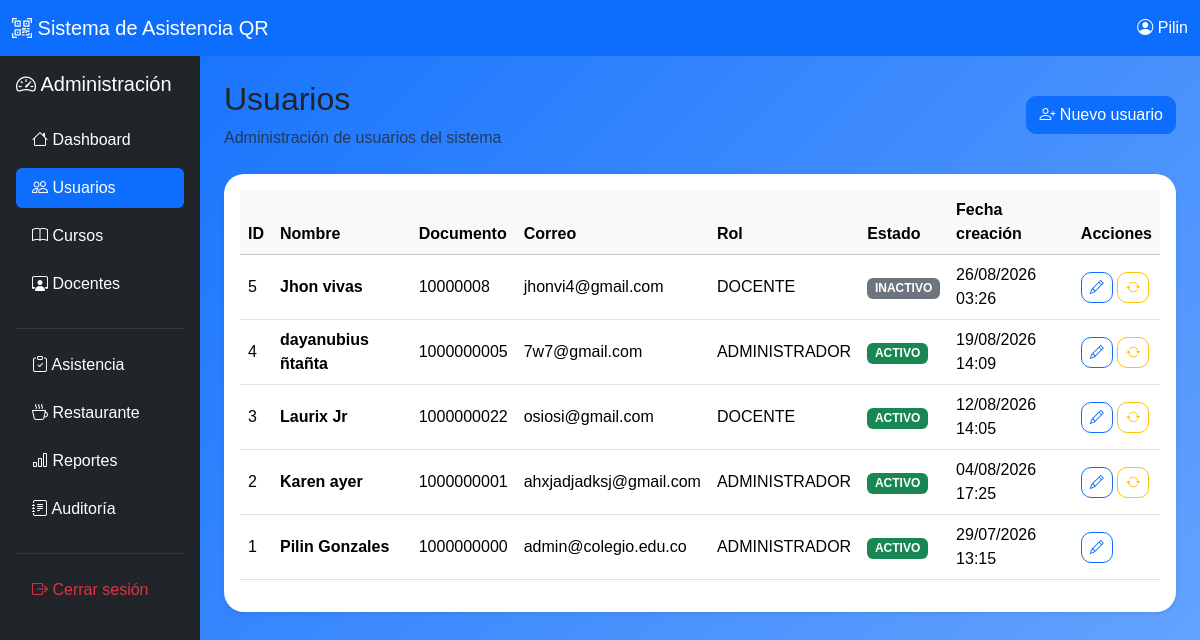
The app's page /admin/usuarios.php (signed in) with its own data.
### tables this page shows
CREATE TABLE `usuarios` (
  `id_usuario` int(11) NOT NULL,
  `id_rol` int(11) NOT NULL,
  `nombres` varchar(100) NOT NULL,
  `apellidos` varchar(100) NOT NULL,
  `documento` varchar(20) NOT NULL,
  `correo` varchar(150) NOT NULL,
  `password` varchar(255) NOT NULL,
  `estado` enum('ACTIVO','INACTIVO') DEFAULT 'ACTIVO',
  `fecha_creacion` timestamp NOT NULL DEFAULT current_timestamp()
);

CREATE TABLE `roles` (
  `id_rol` int(11) NOT NULL,
  `nombre_rol` varchar(20) NOT NULL
);

### admin/usuarios.php (the view, shortened to what this page needs)
<?php
require_once("../config/conexion.php");
$sql = "SELECT
            u.id_usuario,
            u.nombres,
            u.apellidos,
            u.documento,
            u.correo,
            r.nombre_rol,
            u.estado,
            u.fecha_creacion
        FROM usuarios u
        INNER JOIN roles r
            ON u.id_rol = r.id_rol
        ORDER BY u.id_usuario DESC";
$resultado = mysqli_query($conexion, $sql);
?>
<!DOCTYPE html>
<html lang="es">
<head>
    <link
        href="https://cdn.jsdelivr.net/npm/bootstrap@5.3.7/dist/css/bootstrap.min.css"
        rel="stylesheet"
    >
    <link
        href="https://cdn.jsdelivr.net/npm/bootstrap-icons@1.13.1/font/bootstrap-icons.min.css"
        rel="stylesheet"
    >
    <link rel="stylesheet" href="../assets/css/estilos.css">
</head>
<body class="bg-light">
<nav class="navbar navbar-dark bg-primary">
    <div class="container-fluid">
        <a
            href="dashboard.php"
            class="navbar-brand"
        >
            <i class="bi bi-qr-code-scan"></i>
            Sistema de Asistencia QR
        </a>
        <span class="text-white">
            <i class="bi bi-person-circle"></i>
            <?php echo htmlspecialchars($_SESSION["nombre"]); ?>
        </span>
    </div>
</nav>
<div class="container-fluid">
    <div class="row">
        <aside class="col-md-2 bg-dark min-vh-100 p-3">
            <div class="text-white mb-4">
                <h5>
                    <i class="bi bi-speedometer2"></i>
                    Administración
                </h5>
            </div>
            <div class="nav flex-column nav-pills">
                <a
                    href="dashboard.php"
                    class="nav-link text-white mb-2"
                >
                    <i class="bi bi-house"></i>
                    Dashboard
                </a>
                <a
                    href="usuarios.php"
                    class="nav-link active mb-2"
                >
                    <i class="bi bi-people"></i>
                    Usuarios
                </a>
                <a
                    href="cursos.php"
                    class="nav-link text-white mb-2"
                >
                    <i class="bi bi-book"></i>
                    Cursos
                </a>
                <a
                    href="docentes.php"
                    class="nav-link text-white mb-2"
                >
                    <i class="bi bi-person-workspace"></i>
                    Docentes
                </a>
                <hr class="text-secondary">
                <a
                    href="asistencia.php"
                    class="nav-link text-white mb-2"
                >
                    <i class="bi bi-clipboard-check"></i>
                    Asistencia
                </a>
                <a
                    href="#"
                    class="nav-link text-white mb-2"
                >
                    <i class="bi bi-cup-hot"></i>
                    Restaurante
                </a>
                <a
                    href="#"
                    class="nav-link text-white mb-2"
                >
                    <i class="bi bi-bar-chart"></i>
                    Reportes
                </a>
                <a
                    href="#"
                    class="nav-link text-white mb-2"
                >
                    <i class="bi bi-journal-text"></i>
                    Auditoría
                </a>
                <hr class="text-secondary">
                <a
                    href="../auth/logout.php"
                    class="nav-link text-danger"
                >
                    <i class="bi bi-box-arrow-right"></i>
                    Cerrar sesión
                </a>
            </div>
        </aside>
        <main class="col-md-10 p-4">
            <div class="d-flex justify-content-between align-items-center mb-4">
                <div>
                    <h2>
                        Usuarios
                    </h2>
                    <p class="text-muted mb-0">
                        Administración de usuarios del sistema
                    </p>
                </div>
                <a
                    href="usuario_nuevo.php"
                    class="btn btn-primary"
                >
                    <i class="bi bi-person-plus"></i>
                    Nuevo usuario
                </a>
            </div>
            <div class="card shadow-sm border-0">
                <div class="card-body">
                    <div class="table-responsive">
                        <table class="table table-hover align-middle">
                            <thead class="table-light">
                                <tr>
                                    <th>ID</th>
                                    <th>Nombre</th>
                                    <th>Documento</th>
                                    <th>Correo</th>
                                    <th>Rol</th>
                                    <th>Estado</th>
                                    <th>Fecha creación</th>
                                    <th>Acciones</th>
                                </tr>
                            </thead>
                            <tbody>
                            <?php if (mysqli_num_rows($resultado) > 0): ?>
                                <?php while ($usuario = mysqli_fetch_assoc($resultado)): ?>
                                    <tr>
                                        <td>
                                            <?php echo $usuario["id_usuario"]; ?>
                                        </td>
                                        <td>
                                            <strong>
                                                <?php
                                                echo htmlspecialchars(
                                                    $usuario["nombres"] . " " . $usuario["apellidos"]
                                                );
                                                ?>
                                            </strong>
                                        </td>
                                        <td>
                                            <?php
                                            echo htmlspecialchars($usuario["documento"]);
                                            ?>
                                        </td>
                                        <td>
                                            <?php
                                            echo htmlspecialchars($usuario["correo"]);
                                            ?>
                                        </td>
                                        <td>
                                            <?php
                                            echo htmlspecialchars($usuario["nombre_rol"]);
                                            ?>
                                        </td>
                                        <td>
                                            <?php if ($usuario["estado"] == "ACTIVO"): ?>
                                                <span class="badge text-bg-success">
                                                    ACTIVO
                                                </span>
                                            <?php else: ?>
                                                <span class="badge text-bg-secondary">
                                                    INACTIVO
                                                </span>
                                            <?php endif; ?>
                                        </td>
                                        <td>
                                            <?php
                                            echo date(
                                                "d/m/Y H:i",
                                                strtotime($usuario["fecha_creacion"])
                                            );
                                            ?>
                                        </td>
                                        <td>
                                            <a
                                                href="usuario_editar.php?id=<?php echo $usuario["id_usuario"]; ?>"
                                                class="btn btn-sm btn-outline-primary"
                                                title="Editar"
                                            >
                                                <i class="bi bi-pencil"></i>
                                            </a>
                                            <?php if ($usuario["id_usuario"] != $_SESSION["id_usuario"]): ?>
                                                <a
                                                    href="usuario_estado.php?id=<?php echo $usuario["id_usuario"]; ?>"
                                                    class="btn btn-sm btn-outline-warning"
                                                    title="Cambiar estado"
                                                >
                                                    <i class="bi bi-arrow-repeat"></i>
                                                </a>
                                            <?php endif; ?>
                                        </td>
                                    </tr>
                                <?php endwhile; ?>
                            <?php endif; ?>
                            </tbody>
                        </table>
                    </div>
                </div>
            </div>
        </main>
    </div>
</div>
</body>
</html>

### assets/css/estilos.css (style rules this page uses)
body { background: linear-gradient(135deg,#0d6efd,#6ea8fe); font-family: Arial, Helvetica, sans-serif; }
.card { border:none; border-radius:20px; }
.btn { border-radius:10px; }

### records on screen
usuarios: id_usuario "5", nombres+apellidos "Jhon vivas", documento "10000008", correo "jhonvi4@gmail.com", id_rol.nombre_rol "DOCENTE", estado "INACTIVO", fecha_creacion "26/08/2026 03:26"
usuarios: id_usuario "4", nombres+apellidos "dayanubius ñtañta", documento "1000000005", correo "7w7@gmail.com", id_rol.nombre_rol "ADMINISTRADOR", estado "ACTIVO", fecha_creacion "19/08/2026 14:09"
usuarios: id_usuario "3", nombres+apellidos "Laurix Jr", documento "1000000022", correo "osiosi@gmail.com", id_rol.nombre_rol "DOCENTE", estado "ACTIVO", fecha_creacion "12/08/2026 14:05"
usuarios: id_usuario "2", nombres+apellidos "Karen ayer", documento "1000000001", correo "ahxjadjadksj@gmail.com", id_rol.nombre_rol "ADMINISTRADOR", estado "ACTIVO", fecha_creacion "04/08/2026 17:25"
usuarios: id_usuario "1", nombres+apellidos "Pilin Gonzales", documento "1000000000", correo "admin@colegio.edu.co", id_rol.nombre_rol "ADMINISTRADOR", estado "ACTIVO", fecha_creacion "29/07/2026 13:15"

### other values on screen
$_SESSION["nombre"] "Pilin"
